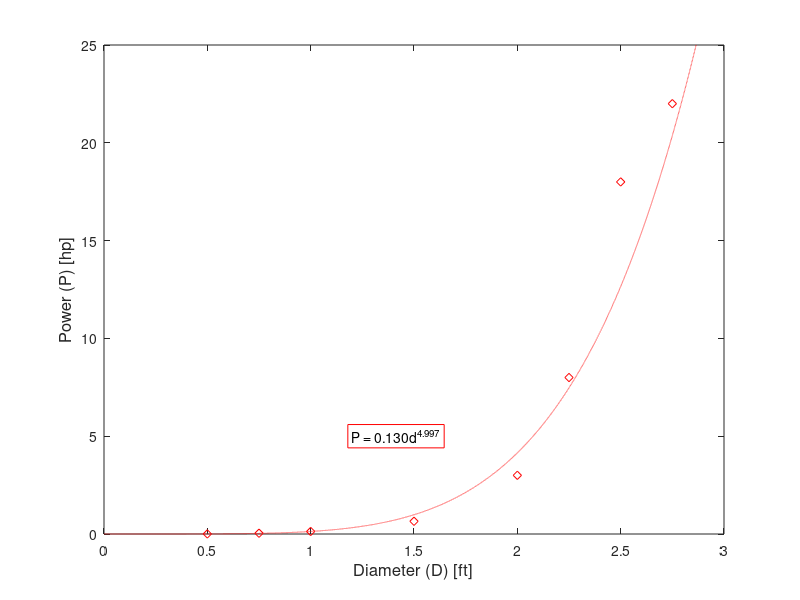

This figure's MATLAB source:
%{
Sworup Bhattarai      04/21/21 
MLHW 4
Problem 3

Diameter (D) [ft]   0.5     0.75    1       1.5     2   2.25    2.5     2.75
Power (P) [hp]      0.004   0.04    0.13    0.65    3   8       18      22

Make a professional plot for each data set and use polyfit to get the
trendline and include the equation on the graph.

d = Diameter (D) [ft]
p = Power (P) [hp] 


%}
clc; clear; close all;
d = [0.5, 0.75, 1, 1.5, 2, 2.25, 2.5, 2.75];
p = [0.004, 0.04, 0.13, 0.65, 3, 8, 18, 22];


plot(d,p,'dr');
axis([0 3 0 25]);
hold on;

xlabel('Diameter (D) [ft]','FontSize',12)
ylabel('Power (P) [hp]','FontSize',12)

c = polyfit(log(d), log(p),1);
m = c(1);
b = exp(c(2));

r = (0:.0001:3);
v = b*r.^m;

plot(r, v, '--r');

t1 = sprintf("P = %.3fd^{%.3f}", b, m);
text(1.2,5 , t1, "BackgroundColor", 'w', 'EdgeColor', 'r', 'FontSize', 10);